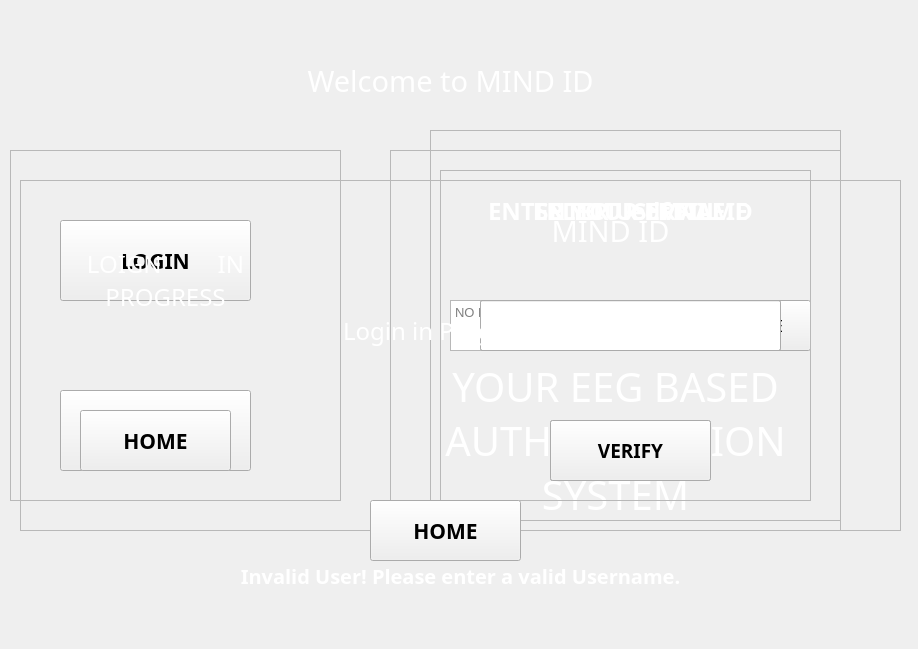
<?xml version="1.0" encoding="UTF-8"?>
<ui version="4.0">
 <class>MainWindow</class>
 <widget class="QMainWindow" name="MainWindow">
  <property name="geometry">
   <rect>
    <x>0</x>
    <y>0</y>
    <width>918</width>
    <height>649</height>
   </rect>
  </property>
  <property name="windowTitle">
   <string>MainWindow</string>
  </property>
  <widget class="QWidget" name="centralwidget">
   <widget class="QLabel" name="label_2">
    <property name="geometry">
     <rect>
      <x>-20</x>
      <y>-20</y>
      <width>941</width>
      <height>691</height>
     </rect>
    </property>
    <property name="text">
     <string/>
    </property>
    <property name="pixmap">
     <pixmap>background.png</pixmap>
    </property>
    <property name="scaledContents">
     <bool>true</bool>
    </property>
   </widget>
   <widget class="QFrame" name="loginsignup_frame">
    <property name="geometry">
     <rect>
      <x>20</x>
      <y>180</y>
      <width>881</width>
      <height>351</height>
     </rect>
    </property>
    <property name="frameShape">
     <enum>QFrame::StyledPanel</enum>
    </property>
    <property name="frameShadow">
     <enum>QFrame::Raised</enum>
    </property>
    <widget class="QPushButton" name="login_b">
     <property name="geometry">
      <rect>
       <x>40</x>
       <y>40</y>
       <width>191</width>
       <height>81</height>
      </rect>
     </property>
     <property name="font">
      <font>
       <family>LCD Solid</family>
       <pointsize>16</pointsize>
       <weight>75</weight>
       <bold>true</bold>
      </font>
     </property>
     <property name="text">
      <string>LOGIN</string>
     </property>
    </widget>
    <widget class="QPushButton" name="signup_b">
     <property name="geometry">
      <rect>
       <x>40</x>
       <y>210</y>
       <width>191</width>
       <height>81</height>
      </rect>
     </property>
     <property name="font">
      <font>
       <family>LCD Solid</family>
       <pointsize>16</pointsize>
       <weight>75</weight>
       <bold>true</bold>
      </font>
     </property>
     <property name="text">
      <string>SIGN UP</string>
     </property>
    </widget>
    <widget class="QLabel" name="welcomemsg">
     <property name="geometry">
      <rect>
       <x>380</x>
       <y>140</y>
       <width>431</width>
       <height>241</height>
      </rect>
     </property>
     <property name="font">
      <font>
       <family>Pixeboy</family>
       <pointsize>30</pointsize>
       <weight>50</weight>
       <bold>false</bold>
      </font>
     </property>
     <property name="styleSheet">
      <string notr="true">color: rgb(255, 255, 255);</string>
     </property>
     <property name="text">
      <string notr="true">YOUR EEG BASED AUTHENTICATION SYSTEM</string>
     </property>
     <property name="textFormat">
      <enum>Qt::PlainText</enum>
     </property>
     <property name="alignment">
      <set>Qt::AlignCenter</set>
     </property>
     <property name="wordWrap">
      <bool>true</bool>
     </property>
     <property name="margin">
      <number>2</number>
     </property>
     <property name="indent">
      <number>1</number>
     </property>
    </widget>
    <widget class="QLabel" name="label_3">
     <property name="geometry">
      <rect>
       <x>450</x>
       <y>20</y>
       <width>281</width>
       <height>61</height>
      </rect>
     </property>
     <property name="font">
      <font>
       <family>Block Stock</family>
       <pointsize>22</pointsize>
      </font>
     </property>
     <property name="styleSheet">
      <string notr="true">color: rgb(255, 255, 255);</string>
     </property>
     <property name="text">
      <string>MIND ID</string>
     </property>
     <property name="scaledContents">
      <bool>false</bool>
     </property>
     <property name="alignment">
      <set>Qt::AlignCenter</set>
     </property>
    </widget>
   </widget>
   <widget class="QLabel" name="label">
    <property name="geometry">
     <rect>
      <x>130</x>
      <y>50</y>
      <width>641</width>
      <height>61</height>
     </rect>
    </property>
    <property name="font">
     <font>
      <family>Block Stock</family>
      <pointsize>22</pointsize>
     </font>
    </property>
    <property name="styleSheet">
     <string notr="true">color: rgb(255, 255, 255);</string>
    </property>
    <property name="text">
     <string>Welcome to MIND ID</string>
    </property>
    <property name="scaledContents">
     <bool>false</bool>
    </property>
    <property name="alignment">
     <set>Qt::AlignCenter</set>
    </property>
   </widget>
   <widget class="QFrame" name="username_frame">
    <property name="geometry">
     <rect>
      <x>440</x>
      <y>170</y>
      <width>371</width>
      <height>331</height>
     </rect>
    </property>
    <property name="frameShape">
     <enum>QFrame::StyledPanel</enum>
    </property>
    <property name="frameShadow">
     <enum>QFrame::Raised</enum>
    </property>
    <widget class="QLabel" name="line_usname">
     <property name="geometry">
      <rect>
       <x>50</x>
       <y>0</y>
       <width>301</width>
       <height>81</height>
      </rect>
     </property>
     <property name="font">
      <font>
       <family>LCD Solid</family>
       <pointsize>18</pointsize>
       <weight>75</weight>
       <bold>true</bold>
      </font>
     </property>
     <property name="styleSheet">
      <string notr="true">color: rgb(255, 255, 255);</string>
     </property>
     <property name="text">
      <string notr="true">ENTER USERNAME</string>
     </property>
     <property name="textFormat">
      <enum>Qt::PlainText</enum>
     </property>
     <property name="alignment">
      <set>Qt::AlignCenter</set>
     </property>
     <property name="wordWrap">
      <bool>true</bool>
     </property>
     <property name="margin">
      <number>2</number>
     </property>
     <property name="indent">
      <number>1</number>
     </property>
    </widget>
    <widget class="QLineEdit" name="usname">
     <property name="geometry">
      <rect>
       <x>40</x>
       <y>130</y>
       <width>301</width>
       <height>51</height>
      </rect>
     </property>
     <property name="font">
      <font>
       <pointsize>12</pointsize>
      </font>
     </property>
     <property name="autoFillBackground">
      <bool>false</bool>
     </property>
     <property name="text">
      <string/>
     </property>
     <property name="frame">
      <bool>true</bool>
     </property>
     <property name="alignment">
      <set>Qt::AlignCenter</set>
     </property>
     <property name="cursorMoveStyle">
      <enum>Qt::LogicalMoveStyle</enum>
     </property>
    </widget>
    <widget class="QPushButton" name="verify">
     <property name="geometry">
      <rect>
       <x>110</x>
       <y>250</y>
       <width>161</width>
       <height>61</height>
      </rect>
     </property>
     <property name="font">
      <font>
       <family>LCD Solid</family>
       <pointsize>14</pointsize>
       <weight>75</weight>
       <bold>true</bold>
      </font>
     </property>
     <property name="text">
      <string>VERIFY</string>
     </property>
    </widget>
   </widget>
   <widget class="QFrame" name="edf_frame">
    <property name="geometry">
     <rect>
      <x>430</x>
      <y>130</y>
      <width>411</width>
      <height>391</height>
     </rect>
    </property>
    <property name="frameShape">
     <enum>QFrame::StyledPanel</enum>
    </property>
    <property name="frameShadow">
     <enum>QFrame::Raised</enum>
    </property>
    <widget class="QPushButton" name="browse">
     <property name="geometry">
      <rect>
       <x>260</x>
       <y>170</y>
       <width>121</width>
       <height>51</height>
      </rect>
     </property>
     <property name="font">
      <font>
       <family>LCD Solid</family>
       <pointsize>12</pointsize>
       <weight>50</weight>
       <bold>false</bold>
      </font>
     </property>
     <property name="text">
      <string>BROWSE</string>
     </property>
    </widget>
    <widget class="QTextBrowser" name="file_validity">
     <property name="geometry">
      <rect>
       <x>20</x>
       <y>170</y>
       <width>221</width>
       <height>51</height>
      </rect>
     </property>
     <property name="font">
      <font>
       <pointsize>10</pointsize>
      </font>
     </property>
     <property name="placeholderText">
      <string>NO FILE  SELECTED</string>
     </property>
    </widget>
    <widget class="QLabel" name="line_edf">
     <property name="geometry">
      <rect>
       <x>10</x>
       <y>40</y>
       <width>381</width>
       <height>81</height>
      </rect>
     </property>
     <property name="font">
      <font>
       <family>LCD Solid</family>
       <pointsize>18</pointsize>
       <weight>75</weight>
       <bold>true</bold>
      </font>
     </property>
     <property name="styleSheet">
      <string notr="true">color: rgb(255, 255, 255);</string>
     </property>
     <property name="text">
      <string notr="true">SELECT .edf FILE</string>
     </property>
     <property name="textFormat">
      <enum>Qt::PlainText</enum>
     </property>
     <property name="alignment">
      <set>Qt::AlignCenter</set>
     </property>
     <property name="wordWrap">
      <bool>true</bool>
     </property>
     <property name="margin">
      <number>2</number>
     </property>
     <property name="indent">
      <number>1</number>
     </property>
    </widget>
    <widget class="QPushButton" name="submit">
     <property name="geometry">
      <rect>
       <x>120</x>
       <y>290</y>
       <width>161</width>
       <height>61</height>
      </rect>
     </property>
     <property name="font">
      <font>
       <family>LCD Solid</family>
       <pointsize>14</pointsize>
       <weight>75</weight>
       <bold>true</bold>
      </font>
     </property>
     <property name="text">
      <string>SUBMIT</string>
     </property>
    </widget>
   </widget>
   <widget class="QLabel" name="invalid_frame">
    <property name="geometry">
     <rect>
      <x>240</x>
      <y>530</y>
      <width>441</width>
      <height>91</height>
     </rect>
    </property>
    <property name="font">
     <font>
      <family>LCD Solid</family>
      <pointsize>15</pointsize>
      <weight>75</weight>
      <italic>false</italic>
      <bold>true</bold>
      <underline>false</underline>
      <strikeout>false</strikeout>
      <kerning>true</kerning>
     </font>
    </property>
    <property name="styleSheet">
     <string notr="true">color: rgb(255, 255, 255);</string>
    </property>
    <property name="text">
     <string notr="true">Invalid User! Please enter a valid Username.</string>
    </property>
    <property name="textFormat">
     <enum>Qt::PlainText</enum>
    </property>
    <property name="alignment">
     <set>Qt::AlignCenter</set>
    </property>
    <property name="wordWrap">
     <bool>true</bool>
    </property>
    <property name="margin">
     <number>2</number>
    </property>
    <property name="indent">
     <number>1</number>
    </property>
   </widget>
   <widget class="QFrame" name="precess_frame">
    <property name="geometry">
     <rect>
      <x>10</x>
      <y>150</y>
      <width>331</width>
      <height>351</height>
     </rect>
    </property>
    <property name="frameShape">
     <enum>QFrame::StyledPanel</enum>
    </property>
    <property name="frameShadow">
     <enum>QFrame::Raised</enum>
    </property>
    <widget class="QPushButton" name="home_button">
     <property name="geometry">
      <rect>
       <x>70</x>
       <y>260</y>
       <width>151</width>
       <height>61</height>
      </rect>
     </property>
     <property name="font">
      <font>
       <family>LCD Solid</family>
       <pointsize>16</pointsize>
       <weight>75</weight>
       <bold>true</bold>
      </font>
     </property>
     <property name="text">
      <string>HOME</string>
     </property>
    </widget>
    <widget class="QLabel" name="progress_text">
     <property name="geometry">
      <rect>
       <x>20</x>
       <y>60</y>
       <width>271</width>
       <height>141</height>
      </rect>
     </property>
     <property name="font">
      <font>
       <family>Block Stock</family>
       <pointsize>18</pointsize>
       <weight>50</weight>
       <bold>false</bold>
      </font>
     </property>
     <property name="styleSheet">
      <string notr="true">color: rgb(255, 255, 255);</string>
     </property>
     <property name="text">
      <string notr="true">LOIGN         IN PROGRESS</string>
     </property>
     <property name="textFormat">
      <enum>Qt::PlainText</enum>
     </property>
     <property name="alignment">
      <set>Qt::AlignCenter</set>
     </property>
     <property name="wordWrap">
      <bool>true</bool>
     </property>
     <property name="margin">
      <number>2</number>
     </property>
     <property name="indent">
      <number>1</number>
     </property>
    </widget>
   </widget>
   <widget class="QFrame" name="email_frame">
    <property name="geometry">
     <rect>
      <x>390</x>
      <y>150</y>
      <width>451</width>
      <height>381</height>
     </rect>
    </property>
    <property name="frameShape">
     <enum>QFrame::StyledPanel</enum>
    </property>
    <property name="frameShadow">
     <enum>QFrame::Raised</enum>
    </property>
    <widget class="QLabel" name="email_line">
     <property name="geometry">
      <rect>
       <x>40</x>
       <y>20</y>
       <width>381</width>
       <height>81</height>
      </rect>
     </property>
     <property name="font">
      <font>
       <family>LCD Solid</family>
       <pointsize>18</pointsize>
       <weight>75</weight>
       <bold>true</bold>
      </font>
     </property>
     <property name="styleSheet">
      <string notr="true">color: rgb(255, 255, 255);</string>
     </property>
     <property name="text">
      <string notr="true">ENTER YOUR EMAIL ID</string>
     </property>
     <property name="textFormat">
      <enum>Qt::PlainText</enum>
     </property>
     <property name="alignment">
      <set>Qt::AlignCenter</set>
     </property>
     <property name="wordWrap">
      <bool>true</bool>
     </property>
     <property name="margin">
      <number>2</number>
     </property>
     <property name="indent">
      <number>1</number>
     </property>
    </widget>
    <widget class="QLineEdit" name="email">
     <property name="geometry">
      <rect>
       <x>90</x>
       <y>150</y>
       <width>301</width>
       <height>51</height>
      </rect>
     </property>
     <property name="font">
      <font>
       <pointsize>12</pointsize>
      </font>
     </property>
     <property name="autoFillBackground">
      <bool>false</bool>
     </property>
     <property name="text">
      <string/>
     </property>
     <property name="frame">
      <bool>true</bool>
     </property>
     <property name="alignment">
      <set>Qt::AlignCenter</set>
     </property>
     <property name="cursorMoveStyle">
      <enum>Qt::LogicalMoveStyle</enum>
     </property>
    </widget>
    <widget class="QPushButton" name="verify_email">
     <property name="geometry">
      <rect>
       <x>160</x>
       <y>270</y>
       <width>161</width>
       <height>61</height>
      </rect>
     </property>
     <property name="font">
      <font>
       <family>LCD Solid</family>
       <pointsize>14</pointsize>
       <weight>75</weight>
       <bold>true</bold>
      </font>
     </property>
     <property name="text">
      <string>VERIFY</string>
     </property>
    </widget>
   </widget>
   <widget class="QLabel" name="login_progress">
    <property name="geometry">
     <rect>
      <x>130</x>
      <y>300</y>
      <width>641</width>
      <height>61</height>
     </rect>
    </property>
    <property name="font">
     <font>
      <family>Block Stock</family>
      <pointsize>18</pointsize>
     </font>
    </property>
    <property name="styleSheet">
     <string notr="true">color: rgb(255, 255, 255);</string>
    </property>
    <property name="text">
     <string>Login in Progress...</string>
    </property>
    <property name="scaledContents">
     <bool>false</bool>
    </property>
    <property name="alignment">
     <set>Qt::AlignCenter</set>
    </property>
   </widget>
   <widget class="QPushButton" name="home_button_2">
    <property name="geometry">
     <rect>
      <x>370</x>
      <y>500</y>
      <width>151</width>
      <height>61</height>
     </rect>
    </property>
    <property name="font">
     <font>
      <family>LCD Solid</family>
      <pointsize>16</pointsize>
      <weight>75</weight>
      <bold>true</bold>
     </font>
    </property>
    <property name="text">
     <string>HOME</string>
    </property>
   </widget>
   <zorder>label_2</zorder>
   <zorder>loginsignup_frame</zorder>
   <zorder>precess_frame</zorder>
   <zorder>edf_frame</zorder>
   <zorder>email_frame</zorder>
   <zorder>invalid_frame</zorder>
   <zorder>username_frame</zorder>
   <zorder>login_progress</zorder>
   <zorder>home_button_2</zorder>
   <zorder>label</zorder>
  </widget>
 </widget>
 <resources/>
 <connections/>
</ui>
